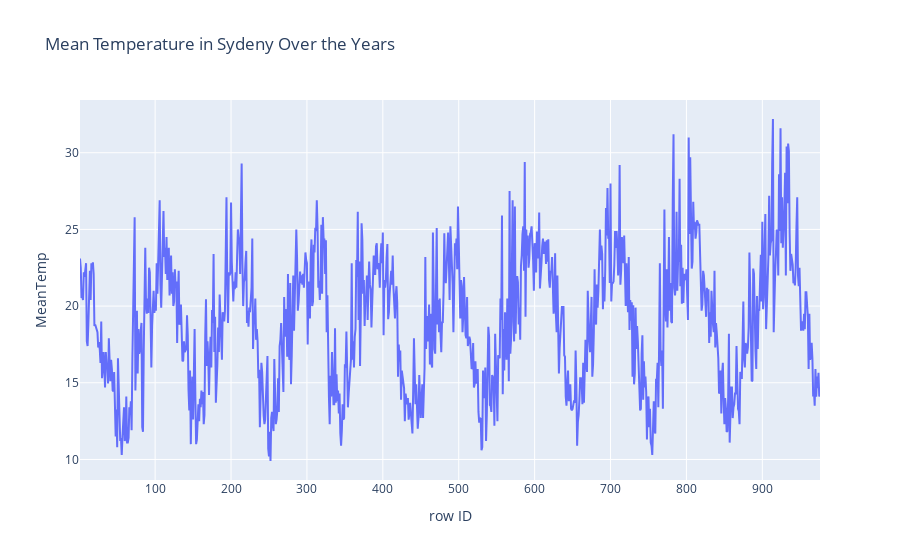

Here is the notebook cell this chart was saved with:
### Code cell
figure = px.line(data, x="row ID", 
                 y="MeanTemp", 
                 title='Mean Temperature in Sydeny Over the Years')
figure.show()

### Figure 1 — Plotly figure (JSON) as saved in the notebook; plotly's stock layout.template omitted (floating-point values rounded to 4 significant figures; data arrays with more than 128 entries replaced by an {"elided": "..."} marker saying what was removed)
{"data": [{"hovertemplate": "row ID=%{x}<br>MeanTemp=%{y}<extra></extra>", "legendgroup": "", "line": {"color": "#636efa", "dash": "solid"}, "marker": {"symbol": "circle"}, "mode": "lines", "name": "", "orientation": "v", "showlegend": false, "type": "scatter", "x": {"elided": "976 int values"}, "xaxis": "x", "y": {"elided": "976 float values"}, "yaxis": "y"}], "layout": {"legend": {"tracegroupgap": 0}, "title": {"text": "Mean Temperature in Sydeny Over the Years"}, "xaxis": {"anchor": "y", "domain": [0, 1], "title": {"text": "row ID"}}, "yaxis": {"anchor": "x", "domain": [0, 1], "title": {"text": "MeanTemp"}}}}
